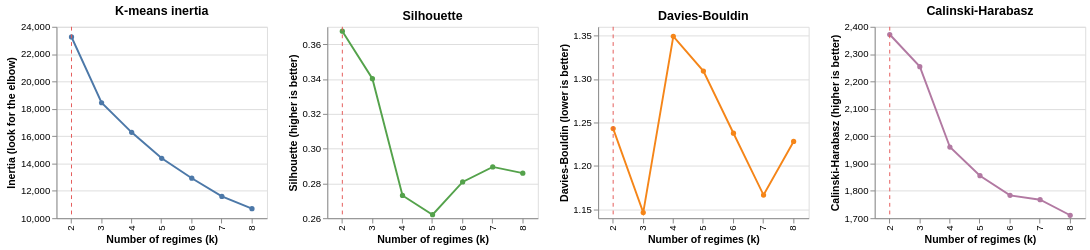

Source (notebook cell):
### Code cell
selection_plot = selection_chart(selection, K)
selection_plot

### Figure 1 — Vega specification as saved in the notebook (floating-point values rounded to 4 significant figures)
{"$schema": "https://vega.github.io/schema/vega/v5.json", "data": [{"name": "source_0", "values": [{"inertia": 23260.0, "k": 2}, {"inertia": 18440.0, "k": 3}, {"inertia": 16280.0, "k": 4}, {"inertia": 14380.0, "k": 5}, {"inertia": 12920.0, "k": 6}, {"inertia": 11590.0, "k": 7}, {"inertia": 10700.0, "k": 8}]}, {"name": "source_1", "values": [{"k": 2}]}, {"name": "source_2", "values": [{"k": 2, "silhouette": 0.3675}, {"k": 3, "silhouette": 0.3402}, {"k": 4, "silhouette": 0.2731}, {"k": 5, "silhouette": 0.262}, {"k": 6, "silhouette": 0.2808}, {"k": 7, "silhouette": 0.2895}, {"k": 8, "silhouette": 0.2859}]}, {"name": "source_3", "values": [{"k": 2}]}, {"name": "source_4", "values": [{"davies_bouldin": 1.243, "k": 2}, {"davies_bouldin": 1.146, "k": 3}, {"davies_bouldin": 1.349, "k": 4}, {"davies_bouldin": 1.309, "k": 5}, {"davies_bouldin": 1.238, "k": 6}, {"davies_bouldin": 1.167, "k": 7}, {"davies_bouldin": 1.228, "k": 8}]}, {"name": "source_5", "values": [{"k": 2}]}, {"name": "source_6", "values": [{"calinski_harabasz": 2372.0, "k": 2}, {"calinski_harabasz": 2254.0, "k": 3}, {"calinski_harabasz": 1960.0, "k": 4}, {"calinski_harabasz": 1855.0, "k": 5}, {"calinski_harabasz": 1784.0, "k": 6}, {"calinski_harabasz": 1767.0, "k": 7}, {"calinski_harabasz": 1711.0, "k": 8}]}, {"name": "source_7", "values": [{"k": 2}]}, {"name": "data_0", "values": [{"inertia": 23260.0, "k": 2}, {"inertia": 18440.0, "k": 3}, {"inertia": 16280.0, "k": 4}, {"inertia": 14380.0, "k": 5}, {"inertia": 12920.0, "k": 6}, {"inertia": 11590.0, "k": 7}, {"inertia": 10700.0, "k": 8}]}, {"name": "data_1", "values": [{"k": 2, "silhouette": 0.3675}, {"k": 3, "silhouette": 0.3402}, {"k": 4, "silhouette": 0.2731}, {"k": 5, "silhouette": 0.262}, {"k": 6, "silhouette": 0.2808}, {"k": 7, "silhouette": 0.2895}, {"k": 8, "silhouette": 0.2859}]}, {"name": "data_2", "values": [{"davies_bouldin": 1.243, "k": 2}, {"davies_bouldin": 1.146, "k": 3}, {"davies_bouldin": 1.349, "k": 4}, {"davies_bouldin": 1.309, "k": 5}, {"davies_bouldin": 1.238, "k": 6}, {"davies_bouldin": 1.167, "k": 7}, {"davies_bouldin": 1.228, "k": 8}]}, {"name": "data_3", "values": [{"calinski_harabasz": 2372.0, "k": 2}, {"calinski_harabasz": 2254.0, "k": 3}, {"calinski_harabasz": 1960.0, "k": 4}, {"calinski_harabasz": 1855.0, "k": 5}, {"calinski_harabasz": 1784.0, "k": 6}, {"calinski_harabasz": 1767.0, "k": 7}, {"calinski_harabasz": 1711.0, "k": 8}]}, {"name": "source_0_concat_0_x_domain_k_0", "values": [{"k": 2}, {"k": 3}, {"k": 4}, {"k": 5}, {"k": 6}, {"k": 7}, {"k": 8}]}, {"name": "data_0_concat_0_x_domain_k_1", "values": [{"k": 2}, {"k": 3}, {"k": 4}, {"k": 5}, {"k": 6}, {"k": 7}, {"k": 8}]}, {"name": "source_1_concat_0_x_domain_k_2", "values": [{"k": 2}]}, {"name": "source_2_concat_1_x_domain_k_0", "values": [{"k": 2}, {"k": 3}, {"k": 4}, {"k": 5}, {"k": 6}, {"k": 7}, {"k": 8}]}, {"name": "data_1_concat_1_x_domain_k_1", "values": [{"k": 2}, {"k": 3}, {"k": 4}, {"k": 5}, {"k": 6}, {"k": 7}, {"k": 8}]}, {"name": "source_3_concat_1_x_domain_k_2", "values": [{"k": 2}]}, {"name": "source_4_concat_2_x_domain_k_0", "values": [{"k": 2}, {"k": 3}, {"k": 4}, {"k": 5}, {"k": 6}, {"k": 7}, {"k": 8}]}, {"name": "data_2_concat_2_x_domain_k_1", "values": [{"k": 2}, {"k": 3}, {"k": 4}, {"k": 5}, {"k": 6}, {"k": 7}, {"k": 8}]}, {"name": "source_5_concat_2_x_domain_k_2", "values": [{"k": 2}]}, {"name": "source_6_concat_3_x_domain_k_0", "values": [{"k": 2}, {"k": 3}, {"k": 4}, {"k": 5}, {"k": 6}, {"k": 7}, {"k": 8}]}, {"name": "data_3_concat_3_x_domain_k_1", "values": [{"k": 2}, {"k": 3}, {"k": 4}, {"k": 5}, {"k": 6}, {"k": 7}, {"k": 8}]}, {"name": "source_7_concat_3_x_domain_k_2", "values": [{"k": 2}]}], "signals": [{"name": "childWidth", "value": 220}], "marks": [{"type": "group", "name": "concat_0_group", "encode": {"update": {"width": {"signal": "childWidth"}, "height": {"signal": "height"}}}, "marks": [{"type": "line", "name": "concat_0_layer_0_layer_0_marks", "from": {"data": "source_0"}, "sort": {"field": "x"}, "encode": {"update": {"y": {"field": "inertia", "scale": "concat_0_y"}, "defined": {"signal": "isValid(datum[\"inertia\"]) && isFinite(+datum[\"inertia\"])"}, "stroke": {"value": "#4c78a8"}, "x": {"field": "k", "scale": "concat_0_x", "band": 0.5}}}, "style": ["line"]}, {"type": "symbol", "name": "concat_0_layer_0_layer_1_marks", "from": {"data": "data_0"}, "encode": {"update": {"x": {"field": "k", "scale": "concat_0_x", "band": 0.5}, "y": {"field": "inertia", "scale": "concat_0_y"}, "opacity": {"value": 1}, "fill": {"value": "#4c78a8"}}}, "style": ["point"]}, {"type": "rule", "name": "concat_0_layer_1_marks", "from": {"data": "source_1"}, "encode": {"update": {"y2": {"field": {"signal": null, "datum": null, "group": "height", "parent": null}}, "x": {"field": "k", "scale": "concat_0_x", "band": 0.5}, "stroke": {"value": "#e45756"}, "strokeDash": {"value": [4, 4]}, "y": {"value": 0}}}, "style": ["rule"]}], "axes": [{"scale": "concat_0_y", "labels": false, "domain": false, "orient": "left", "aria": false, "grid": true, "maxExtent": 0, "zindex": 0, "gridScale": "concat_0_x", "tickCount": {"signal": "ceil(height/40)"}, "ticks": false, "minExtent": 0}, {"scale": "concat_0_x", "orient": "bottom", "title": "Number of regimes (k)", "labelAngle": 270, "labelBaseline": "middle", "zindex": 0, "labelAlign": "right", "grid": false}, {"scale": "concat_0_y", "zindex": 0, "tickCount": {"signal": "ceil(height/40)"}, "grid": false, "title": "Inertia (look for the elbow)", "orient": "left", "labelOverlap": true}], "title": {"text": "K-means inertia", "frame": "group"}, "style": "cell"}, {"type": "group", "name": "concat_1_group", "encode": {"update": {"width": {"signal": "childWidth"}, "height": {"signal": "height"}}}, "marks": [{"type": "line", "name": "concat_1_layer_0_layer_0_marks", "from": {"data": "source_2"}, "sort": {"field": "x"}, "encode": {"update": {"stroke": {"value": "#54a24b"}, "y": {"field": "silhouette", "scale": "concat_1_y"}, "defined": {"signal": "isValid(datum[\"silhouette\"]) && isFinite(+datum[\"silhouette\"])"}, "x": {"field": "k", "scale": "concat_1_x", "band": 0.5}}}, "style": ["line"]}, {"type": "symbol", "name": "concat_1_layer_0_layer_1_marks", "from": {"data": "data_1"}, "encode": {"update": {"fill": {"value": "#54a24b"}, "x": {"field": "k", "scale": "concat_1_x", "band": 0.5}, "opacity": {"value": 1}, "y": {"field": "silhouette", "scale": "concat_1_y"}}}, "style": ["point"]}, {"type": "rule", "name": "concat_1_layer_1_marks", "from": {"data": "source_3"}, "encode": {"update": {"stroke": {"value": "#e45756"}, "x": {"field": "k", "scale": "concat_1_x", "band": 0.5}, "strokeDash": {"value": [4, 4]}, "y": {"value": 0}, "y2": {"field": {"signal": null, "datum": null, "group": "height", "parent": null}}}}, "style": ["rule"]}], "axes": [{"scale": "concat_1_y", "maxExtent": 0, "orient": "left", "ticks": false, "grid": true, "zindex": 0, "aria": false, "minExtent": 0, "domain": false, "gridScale": "concat_1_x", "tickCount": {"signal": "ceil(height/40)"}, "labels": false}, {"scale": "concat_1_x", "orient": "bottom", "labelAlign": "right", "grid": false, "labelBaseline": "middle", "zindex": 0, "labelAngle": 270, "title": "Number of regimes (k)"}, {"scale": "concat_1_y", "orient": "left", "title": "Silhouette (higher is better)", "labelOverlap": true, "tickCount": {"signal": "ceil(height/40)"}, "zindex": 0, "grid": false}], "title": {"text": "Silhouette", "frame": "group"}, "style": "cell"}, {"type": "group", "name": "concat_2_group", "encode": {"update": {"height": {"signal": "height"}, "width": {"signal": "childWidth"}}}, "marks": [{"type": "line", "name": "concat_2_layer_0_layer_0_marks", "from": {"data": "source_4"}, "sort": {"field": "x"}, "encode": {"update": {"defined": {"signal": "isValid(datum[\"davies_bouldin\"]) && isFinite(+datum[\"davies_bouldin\"])"}, "x": {"field": "k", "scale": "concat_2_x", "band": 0.5}, "stroke": {"value": "#f58518"}, "y": {"field": "davies_bouldin", "scale": "concat_2_y"}}}, "style": ["line"]}, {"type": "symbol", "name": "concat_2_layer_0_layer_1_marks", "from": {"data": "data_2"}, "encode": {"update": {"x": {"field": "k", "scale": "concat_2_x", "band": 0.5}, "fill": {"value": "#f58518"}, "opacity": {"value": 1}, "y": {"field": "davies_bouldin", "scale": "concat_2_y"}}}, "style": ["point"]}, {"type": "rule", "name": "concat_2_layer_1_marks", "from": {"data": "source_5"}, "encode": {"update": {"y2": {"field": {"signal": null, "datum": null, "group": "height", "parent": null}}, "strokeDash": {"value": [4, 4]}, "y": {"value": 0}, "stroke": {"value": "#e45756"}, "x": {"field": "k", "scale": "concat_2_x", "band": 0.5}}}, "style": ["rule"]}], "axes": [{"scale": "concat_2_y", "minExtent": 0, "aria": false, "zindex": 0, "grid": true, "ticks": false, "gridScale": "concat_2_x", "tickCount": {"signal": "ceil(height/40)"}, "orient": "left", "domain": false, "labels": false, "maxExtent": 0}, {"scale": "concat_2_x", "grid": false, "labelBaseline": "middle", "labelAlign": "right", "title": "Number of regimes (k)", "labelAngle": 270, "zindex": 0, "orient": "bottom"}, {"scale": "concat_2_y", "tickCount": {"signal": "ceil(height/40)"}, "title": "Davies-Bouldin (lower is better)", "labelOverlap": true, "zindex": 0, "orient": "left", "grid": false}], "title": {"text": "Davies-Bouldin", "frame": "group"}, "style": "cell"}, {"type": "group", "name": "concat_3_group", "encode": {"update": {"width": {"signal": "childWidth"}, "height": {"signal": "height"}}}, "marks": [{"type": "line", "name": "concat_3_layer_0_layer_0_marks", "from": {"data": "source_6"}, "sort": {"field": "x"}, "encode": {"update": {"stroke": {"value": "#b279a2"}, "x": {"field": "k", "scale": "concat_3_x", "band": 0.5}, "y": {"field": "calinski_harabasz", "scale": "concat_3_y"}, "defined": {"signal": "isValid(datum[\"calinski_harabasz\"]) && isFinite(+datum[\"calinski_harabasz\"])"}}}, "style": ["line"]}, {"type": "symbol", "name": "concat_3_layer_0_layer_1_marks", "from": {"data": "data_3"}, "encode": {"update": {"opacity": {"value": 1}, "fill": {"value": "#b279a2"}, "y": {"field": "calinski_harabasz", "scale": "concat_3_y"}, "x": {"field": "k", "scale": "concat_3_x", "band": 0.5}}}, "style": ["point"]}, {"type": "rule", "name": "concat_3_layer_1_marks", "from": {"data": "source_7"}, "encode": {"update": {"x": {"field": "k", "scale": "concat_3_x", "band": 0.5}, "y": {"value": 0}, "y2": {"field": {"signal": null, "datum": null, "group": "height", "parent": null}}, "strokeDash": {"value": [4, 4]}, "stroke": {"value": "#e45756"}}}, "style": ["rule"]}], "axes": [{"scale": "concat_3_y", "tickCount": {"signal": "ceil(height/40)"}, "orient": "left", "gridScale": "concat_3_x", "ticks": false, "aria": false, "labels": false, "maxExtent": 0, "domain": false, "zindex": 0, "grid": true, "minExtent": 0}, {"scale": "concat_3_x", "labelBaseline": "middle", "labelAngle": 270, "zindex": 0, "orient": "bottom", "title": "Number of regimes (k)", "labelAlign": "right", "grid": false}, {"scale": "concat_3_y", "orient": "left", "title": "Calinski-Harabasz (higher is better)", "grid": false, "tickCount": {"signal": "ceil(height/40)"}, "labelOverlap": true, "zindex": 0}], "title": {"text": "Calinski-Harabasz", "frame": "group"}, "style": "cell"}], "scales": [{"name": "concat_0_x", "type": "band", "domain": {"fields": [{"data": "source_0_concat_0_x_domain_k_0", "field": "k"}, {"data": "data_0_concat_0_x_domain_k_1", "field": "k"}, {"data": "source_1_concat_0_x_domain_k_2", "field": "k"}], "sort": true}, "range": [0, {"signal": "childWidth"}], "paddingInner": 0, "paddingOuter": 0}, {"name": "concat_0_y", "type": "linear", "domain": {"fields": [{"data": "source_0", "field": "inertia"}, {"data": "data_0", "field": "inertia"}]}, "range": [{"signal": "height"}, 0], "nice": true, "zero": false}, {"name": "concat_1_x", "type": "band", "domain": {"fields": [{"data": "source_2_concat_1_x_domain_k_0", "field": "k"}, {"data": "data_1_concat_1_x_domain_k_1", "field": "k"}, {"data": "source_3_concat_1_x_domain_k_2", "field": "k"}], "sort": true}, "range": [0, {"signal": "childWidth"}], "paddingInner": 0, "paddingOuter": 0}, {"name": "concat_1_y", "type": "linear", "domain": {"fields": [{"data": "source_2", "field": "silhouette"}, {"data": "data_1", "field": "silhouette"}]}, "range": [{"signal": "height"}, 0], "nice": true, "zero": false}, {"name": "concat_2_x", "type": "band", "domain": {"fields": [{"data": "source_4_concat_2_x_domain_k_0", "field": "k"}, {"data": "data_2_concat_2_x_domain_k_1", "field": "k"}, {"data": "source_5_concat_2_x_domain_k_2", "field": "k"}], "sort": true}, "range": [0, {"signal": "childWidth"}], "paddingInner": 0, "paddingOuter": 0}, {"name": "concat_2_y", "type": "linear", "domain": {"fields": [{"data": "source_4", "field": "davies_bouldin"}, {"data": "data_2", "field": "davies_bouldin"}]}, "range": [{"signal": "height"}, 0], "nice": true, "zero": false}, {"name": "concat_3_x", "type": "band", "domain": {"fields": [{"data": "source_6_concat_3_x_domain_k_0", "field": "k"}, {"data": "data_3_concat_3_x_domain_k_1", "field": "k"}, {"data": "source_7_concat_3_x_domain_k_2", "field": "k"}], "sort": true}, "range": [0, {"signal": "childWidth"}], "paddingInner": 0, "paddingOuter": 0}, {"name": "concat_3_y", "type": "linear", "domain": {"fields": [{"data": "source_6", "field": "calinski_harabasz"}, {"data": "data_3", "field": "calinski_harabasz"}]}, "range": [{"signal": "height"}, 0], "nice": true, "zero": false}], "background": "white", "layout": {"padding": 20, "bounds": "full", "align": "each"}, "padding": 5, "height": 200}
